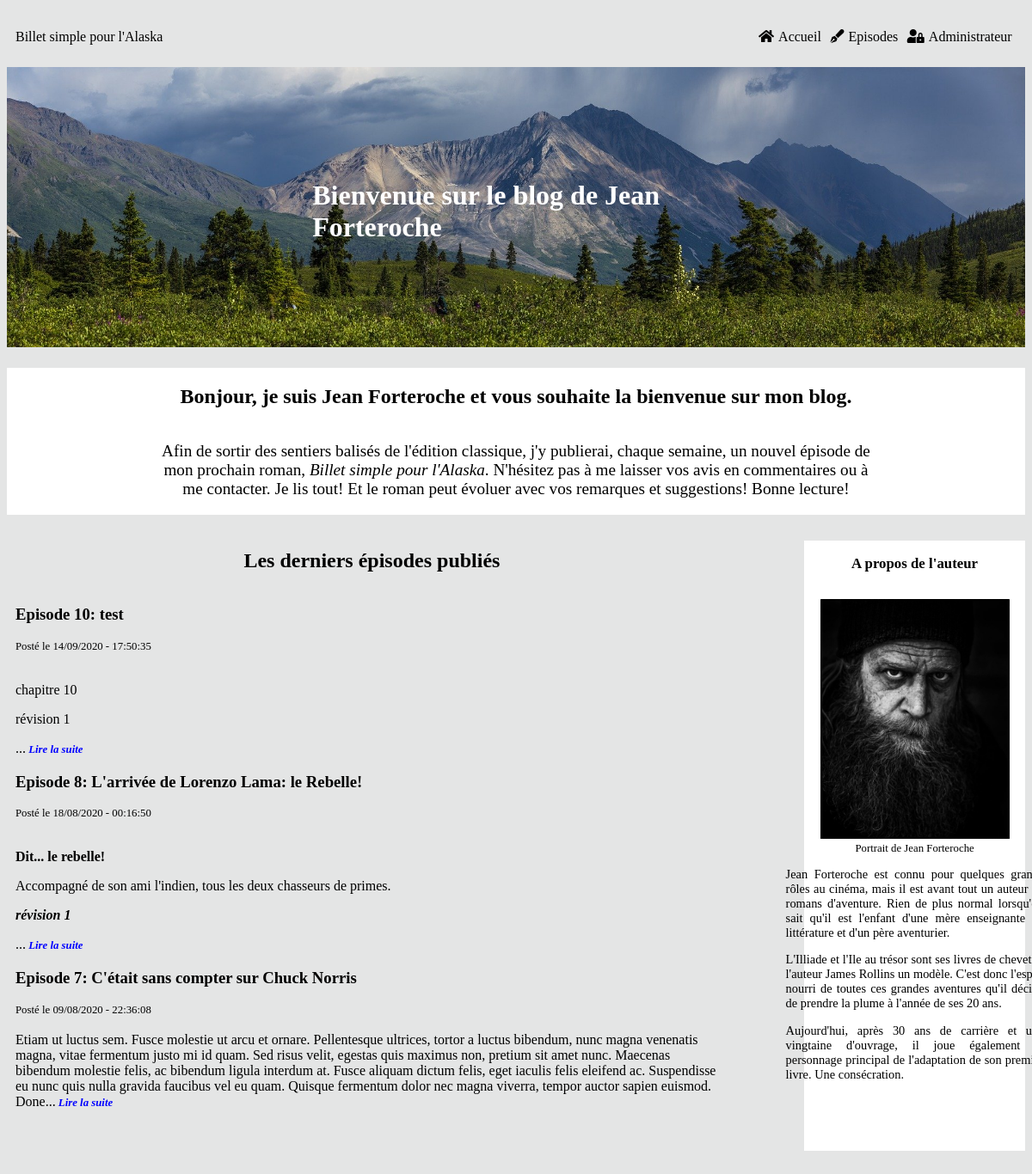
Before: / with the older database file.
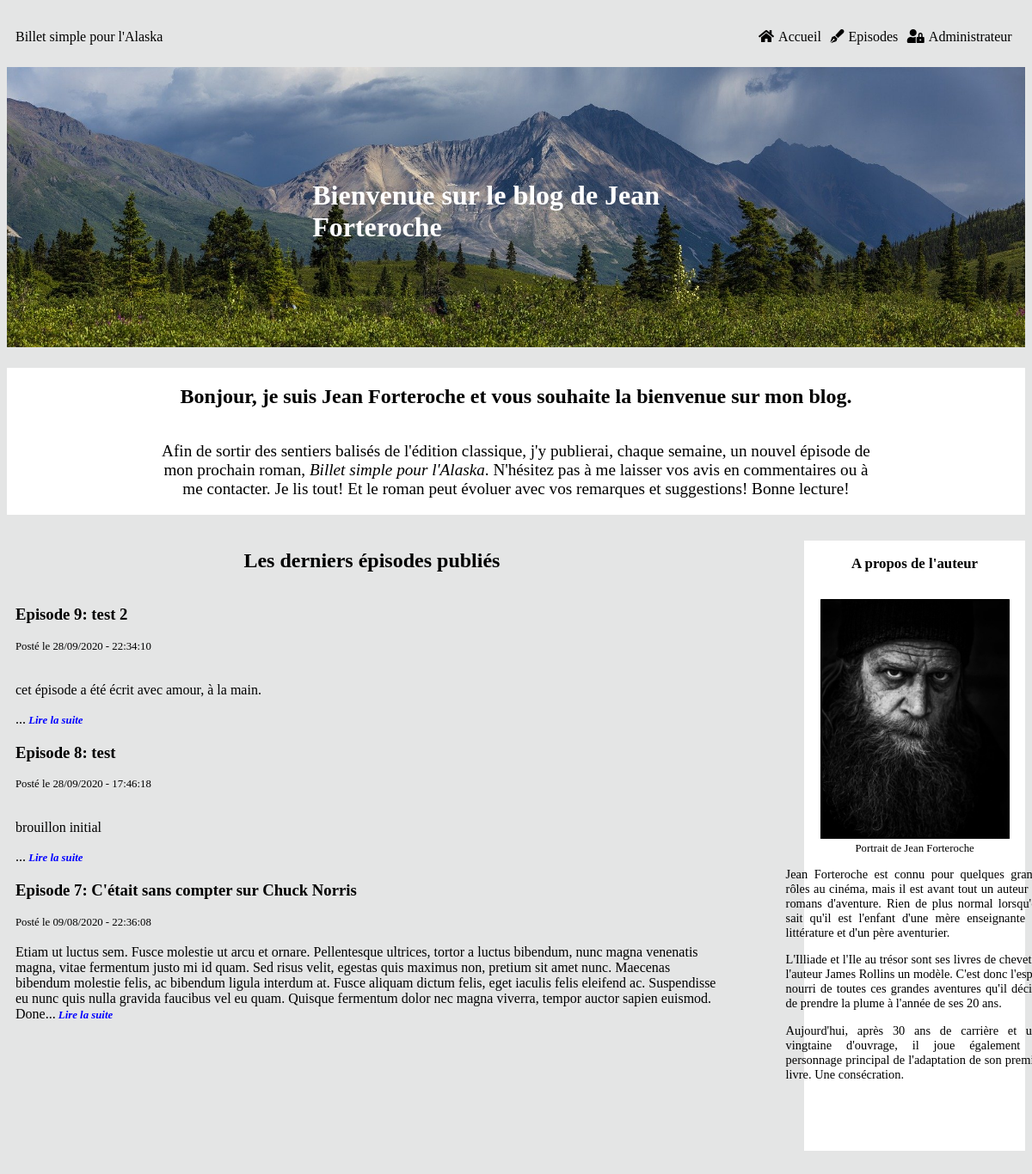
After: the same page with the newer database file.
### tables this page shows
CREATE TABLE IF NOT EXISTS `episodes` (
  `episode_id` tinyint(11) NOT NULL AUTO_INCREMENT,
  `numero_episode` tinyint(11) NOT NULL,
  `episode_title` char(255) NOT NULL,
  `episode_content` longtext NOT NULL,
  `episode_date` datetime NOT NULL DEFAULT CURRENT_TIMESTAMP,
  `episode_status` int(1) NOT NULL,
  PRIMARY KEY (`episode_id`),
  UNIQUE KEY `unicite` (`numero_episode`) USING BTREE
);

### src/View/View.php (called while the page is built, shortened)
<?php
class View
{
    public function display(array $data, string $template, string $layout) : void
    {
        require_once($template);
    }
}

### src/Controller/FrontOffice/PostController.php (called while the page is built, shortened)
<?php
class PostController
{
    private $postManager;
    private $view;
    private $layout;
    public function __construct(PostManager $postManager, View $view, CommentManager $commentManager, Session $session, Token $token)
    {
        $this->postManager = $postManager;
        $this->view = $view;
        $this->layout = '../templates/frontOffice/layout.html.php';
    }
    public function displayHome() : void
    {
        $data = $this->postManager->getThreeEpisodes();
        $template = 'home.html.php';
        $this->view->display($data, $template, $this->layout);
    }
}

### public/index.php (called while the page is built, shortened)
<?php
$router = new Router();
$router->run();

### src/Model/PostManager.php (called while the page is built, shortened)
<?php
class PostManager
{
    private $database;
    public function __construct(Database $database)
    {
        $this->database = $database;
    }
    public function getThreeEpisodes() : array
    {
        $request = $this->database->prepare("SELECT *, substring(episode_content, 1, 500) AS episode_content, DATE_FORMAT(episode_date, '%d/%m/%Y - %H:%i:%s') AS episode_date
            FROM episodes
            WHERE episode_status = 1
            ORDER BY numero_episode
            DESC LIMIT 0, 3");
        $request->execute();
        return $request->fetchAll();
    }
}

### Templates/Frontoffice/home.html.php (the view)
<h2>Les derniers épisodes publiés</h2>
<?php foreach ($data as $entry) {?>
    <article>
        <a href='index.php?action=post&id=<?=$entry['episode_id']?>'>
            <h3 class='episode_title'>Episode <?=$entry['numero_episode']?>: <?=htmlspecialchars_decode($entry['episode_title'])?></h3>
        </a>
        <span class='post_date'>Posté le <?=$entry['episode_date']?></span><br/>
        <div><?=htmlspecialchars_decode($entry['episode_content'])?>...<span class='read_next'><a href="index.php?action=post&id=<?=$entry['episode_id']?>"> Lire la suite</a></span></div>
    </article>
<?php
}?>

Changed rows visible on the page:
removed episodes: numero_episode "10", episode_title "test", episode_date "14/09/2020 - 17:50:35", episode_content "chapitre 10 révision 1"
removed episodes: numero_episode "8", episode_title "L'arrivée de Lorenzo Lama: le Rebelle!", episode_date "18/08/2020 - 00:16:50", episode_content "Dit... le rebelle! Accompagné de son ami l'indien, tous les deux chasseurs de primes. révision 1"
added episodes: numero_episode "9", episode_title "test 2", episode_date "28/09/2020 - 22:34:10", episode_content "cet épisode a été écrit avec amour, à la main."
added episodes: numero_episode "8", episode_title "test", episode_date "28/09/2020 - 17:46:18", episode_content "brouillon initial"
